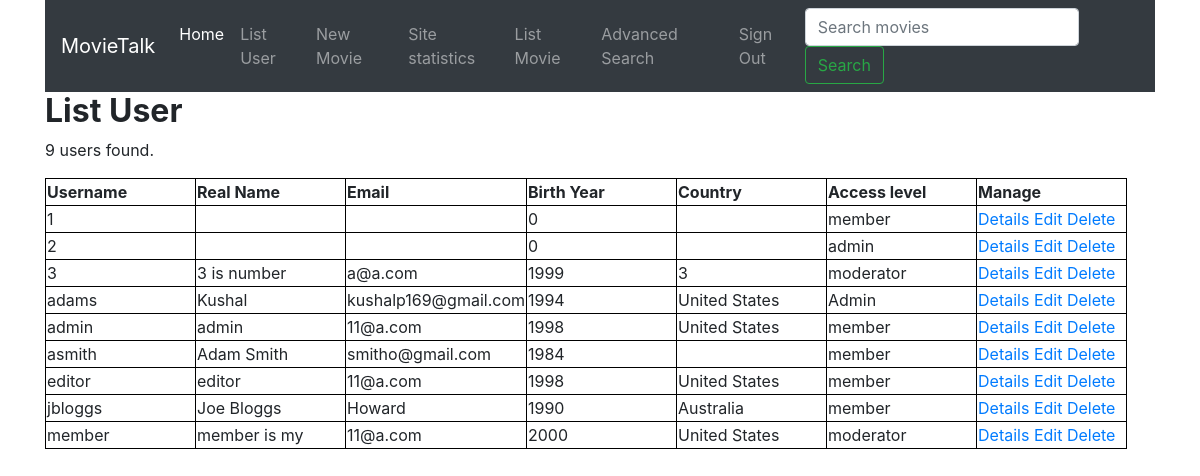
/php/listUsers.php (signed in), run on an earlier commit of the app's database.
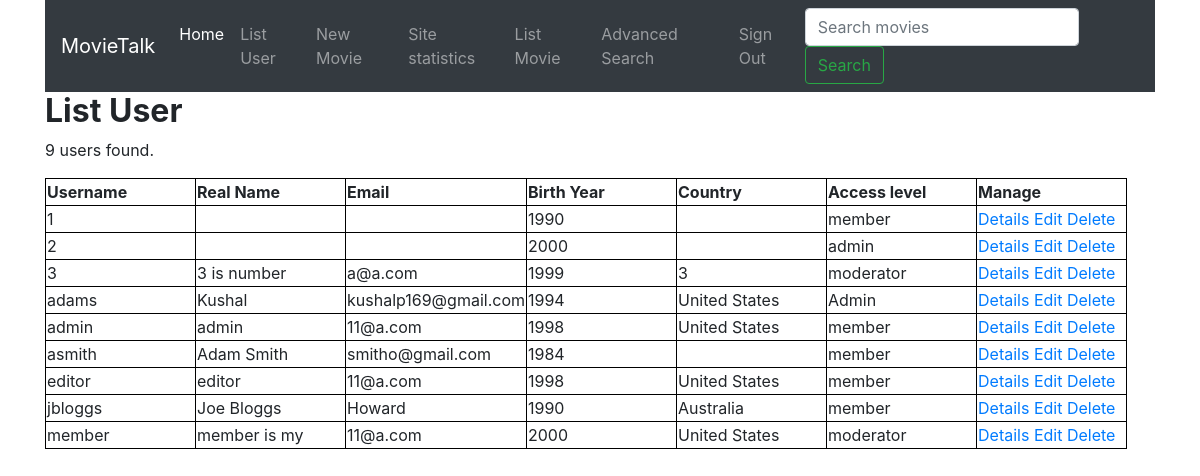
And on a later commit of the database.
### tables this page shows
CREATE TABLE `users` (
  `username` varchar(100) NOT NULL,
  `real_name` varchar(50) NOT NULL,
  `email` varchar(100) NOT NULL,
  `birth_year` int(4) UNSIGNED NOT NULL,
  `country` varchar(50) NOT NULL,
  `password` varchar(50) NOT NULL,
  `access_level` varchar(10) NOT NULL,
  `banned_until` datetime DEFAULT NULL,
  `ban_reason` varchar(50) DEFAULT NULL
);

### php/listUsers.php (the view, shortened to what this page needs)
<?php
require '../func/dbconnection.php';
?>
<!DOCTYPE html>
<html>
<head>
</head>
<body>
<?php require 'navigationbar.php'; ?>
<div class="container">
<h2><strong>List User</strong></h2>
<?php
  $query = "SELECT * FROM users ORDER BY username";
  $results = mysqli_query($connection, $query);
  echo '<p>'.$results->num_rows.' users found.</p>';
  echo '<table><tr>';
  echo '<th>Username</th><th>Real Name</th><th>Email</th><th>Birth Year</th><th>Country</th><th>Access level</th><th>Manage</th>';
  echo '</tr>';
  while ($row = $results->fetch_assoc())
  {
      echo '<td>'.$row['username'].'</td>';
      echo '<td>'.$row['real_name'].'</td>';
      echo '<td>'.$row['email'].'</td>';
      echo '<td>'.$row['birth_year'].'</td>';
      echo '<td>'.$row['country'].'</td>';
      echo '<td>'.$row['access_level'].'</td>';
      echo '<td><a href="userDetails.php?username='.$row['username'].'"">Details</a> ';
	    echo '<a href="editUser.php?edit_id='.$row['username'].'">Edit</a> ';
	    echo '<a href="listUsers.php?del_id='.$row['username'].'"
	    onclick="return confirm(\'Are you sure you want to delete this user?\');">Delete</a></td></tr>';
  }
  echo '</table>';
  ?>
  </div>
  </body>
</html>

### php/navigationbar.php (shortened to what this page needs)
<link rel="stylesheet" href="https://stackpath.bootstrapcdn.com/bootstrap/4.1.3/css/bootstrap.min.css">
<div class="container">
<nav class="navbar navbar-expand-lg navbar-dark bg-dark">
<a class="navbar-brand" href="../index.php">MovieTalk</a>
<div class="collapse navbar-collapse" id="navbarSupportedContent">
<ul class="navbar-nav mr-auto">
<li class="nav-item active">
<a class="nav-link" href="../index.php">Home <span class="sr-only">(current)</span></a>
</li>
<?php
if ( $_SESSION['level'] == 'admin' )
{
	echo '<li class="nav-item"><a class="nav-link" href="listUsers.php">List User</a></li><br />';
	echo '<li class="nav-item"><a class="nav-link" href="newmovieregi.php">New Movie</a></li><br />';
	echo '<li class="nav-item"><a class="nav-link" href="statistics.php">Site statistics</a></li><br />';
}
?>
	<a class="nav-link" href="listMovies.php">List Movie</a>
<?php
echo '<li class="nav-item">
			<a class="nav-link" href="advancedsearchform.php">Advanced Search</a>
		</li>';
?>
	<?php
	if ( !isset($_SESSION['uname']) || $_SESSION['uname'] == '' )
	{
		echo '<li class="nav-item">
			<a class="nav-link" href="login.php">Sign In</a>
		</li>
		<li class="nav-item">
			<a class="nav-link" href="registration.php">Register</a>
		</li>';
	}
	else
	{
		echo '<li class="nav-item">
			<a class="nav-link" href="../logout.php">Sign Out</a>
		</li>';
	}
	?>
		    </ul>
		    <form class="form-inline my-2 my-lg-0" method="get" action="searchMovies.php">
		      <input class="form-control mr-sm-2" type="search" placeholder="Search movies" aria-label="Search" name="serach_item" required />
		      <button class="btn btn-outline-success my-2 my-sm-0" type="submit">Search</button>
		    </form>
		  </div>
		</nav>
        </div>

### php/listUsers.php (style rules this page uses)
th,td { border: 1px solid black; width: 150px; }

What changed in the data, as far as the page shows it:
changed users id 1: birth_year "0" → "1990"
changed users id 2: birth_year "0" → "2000"
